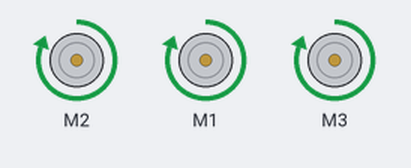
This sketch was run on a simulated Arduino Uno, built with avr-gcc and run on an emulated ATmega328P. Parts: 3 × DC motor (green arrow = forward, orange = backward, longer = faster).

Above: at 0.1 s.
Timing chart, 0 to 1.6 s (numbered marks = the images above):
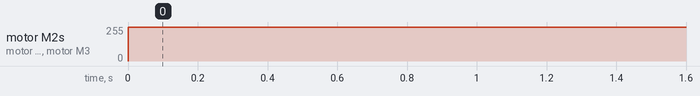

Measured:
- by itself, motor M2, motor M1, motor M3: stopped → forward 255/255 at 0.00 s

The sketch:

SHIP.ino
```cpp
#include <AFMotor.h>

// Motor Shield setup
AF_DCMotor leftMotor(2);   // Left motor connected to M1
AF_DCMotor rightMotor(1);  // Right motor connected to M2
AF_DCMotor powerForwardMotor(3);


void setup() {
  Serial.begin(9600);       // Start the serial monitor
  leftMotor.setSpeed(255);  // Set motor speed (0 - 255)
  rightMotor.setSpeed(255); // Set motor speed (0 - 255)
  powerForwardMotor.setSpeed(255);

}

void loop() {

    leftMotor.run(FORWARD);
    rightMotor.run(FORWARD);

    powerForwardMotor.run(FORWARD);

}
```
